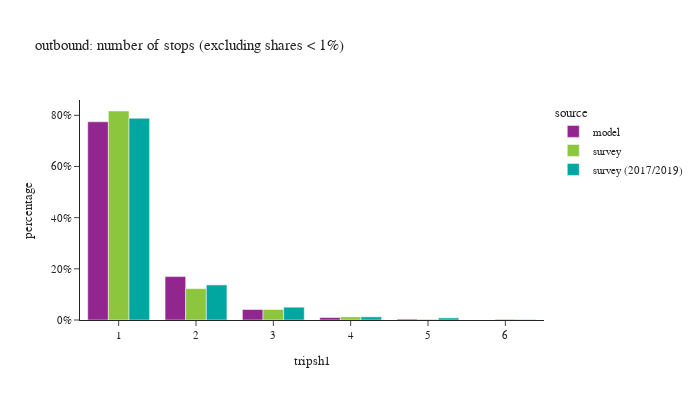

This figure's notebook cell:
### Code cell
df_plot = df_tour.groupby(['tripsh1','source'])['toexpfac'].sum().reset_index()
df_plot['percentage'] = df_plot.groupby(['source'], group_keys=False)['toexpfac']. \
    apply(lambda x: x / float(x.sum()))
df_plot = df_plot.loc[df_plot['percentage'] > 0.001]

fig = px.bar(df_plot.sort_values(['source']), x="tripsh1", y="percentage", color="source",
             barmode="group",title="outbound: number of stops (excluding shares < 1%)",
             hover_data=['toexpfac'])
fig.update_layout(height=400, width=700, font=dict(size=11),
                  xaxis = dict(dtick = 1, categoryorder='category ascending'),
                  yaxis=dict(tickformat=".0%"))
fig.show()

### Figure 1 — Plotly figure (JSON) as saved in the notebook; plotly's stock layout.template omitted (floating-point values rounded to 4 significant figures)
{"data": [{"alignmentgroup": "True", "customdata": [[4365000.0], [955600.0], [231000.0], [54770.0], [18900.0]], "hovertemplate": "source=model<br>tripsh1=%{x}<br>percentage=%{y}<br>toexpfac=%{customdata[0]}<extra></extra>", "legendgroup": "model", "marker": {"color": "#91268F", "pattern": {"shape": ""}}, "name": "model", "offsetgroup": "model", "orientation": "v", "showlegend": true, "textposition": "auto", "type": "bar", "x": [1, 2, 3, 4, 5], "xaxis": "x", "y": [0.7747, 0.1696, 0.041, 0.00972, 0.003354], "yaxis": "y"}, {"alignmentgroup": "True", "customdata": [[4126000.0], [619300.0], [13740.0], [208100.0], [16550.0], [61830.0]], "hovertemplate": "source=survey<br>tripsh1=%{x}<br>percentage=%{y}<br>toexpfac=%{customdata[0]}<extra></extra>", "legendgroup": "survey", "marker": {"color": "#8CC63E", "pattern": {"shape": ""}}, "name": "survey", "offsetgroup": "survey", "orientation": "v", "showlegend": true, "textposition": "auto", "type": "bar", "x": [1, 2, 5, 3, 6, 4], "xaxis": "x", "y": [0.8168, 0.1226, 0.002721, 0.0412, 0.003277, 0.01224], "yaxis": "y"}, {"alignmentgroup": "True", "customdata": [[45880.0], [278400.0], [763300.0], [4389000.0], [68500.0], [9184.0]], "hovertemplate": "source=survey (2017/2019)<br>tripsh1=%{x}<br>percentage=%{y}<br>toexpfac=%{customdata[0]}<extra></extra>", "legendgroup": "survey (2017/2019)", "marker": {"color": "#00A7A0", "pattern": {"shape": ""}}, "name": "survey (2017/2019)", "offsetgroup": "survey (2017/2019)", "orientation": "v", "showlegend": true, "textposition": "auto", "type": "bar", "x": [5, 3, 2, 1, 4, 6], "xaxis": "x", "y": [0.008244, 0.05002, 0.1371, 0.7886, 0.01231, 0.00165], "yaxis": "y"}], "layout": {"barmode": "group", "font": {"size": 11}, "height": 400, "legend": {"title": {"text": "source"}, "tracegroupgap": 0}, "title": {"text": "outbound: number of stops (excluding shares < 1%)"}, "width": 700, "xaxis": {"anchor": "y", "categoryorder": "category ascending", "domain": [0.0, 1.0], "dtick": 1, "title": {"text": "tripsh1"}}, "yaxis": {"anchor": "x", "domain": [0.0, 1.0], "tickformat": ".0%", "title": {"text": "percentage"}}}}
